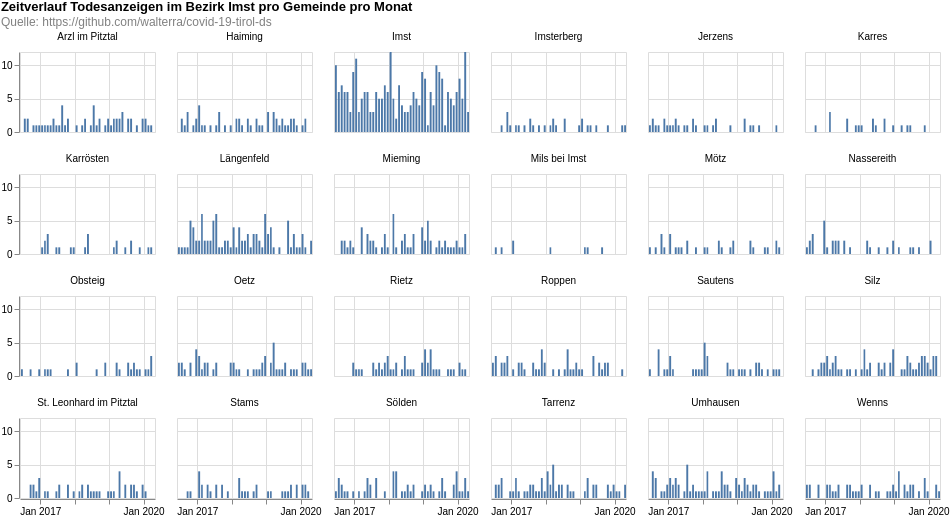

This figure's Vega-Lite source:
### Vega-Lite specification from a JSON file in a GitHub repository (floating-point values rounded to 4 significant figures; data arrays with more than 128 entries replaced by an {"elided": "..."} marker saying what was removed)
{"$schema": "https://vega.github.io/schema/vega-lite/v4.8.1.json", "columns": 6, "config": {"view": {"continuousHeight": 300, "continuousWidth": 400}}, "data": {"name": "data-ab3d001138744a57c2dfd7155d4f0048"}, "datasets": {"data-ab3d001138744a57c2dfd7155d4f0048": {"elided": "1301 records"}}, "facet": {"field": "municipaly", "title": null, "type": "nominal"}, "padding": 0, "spec": {"layer": [{"encoding": {"tooltip": [{"field": "date", "timeUnit": "yearmonth", "type": "temporal"}, {"aggregate": "sum", "field": "count", "type": "quantitative"}], "x": {"field": "date", "timeUnit": "yearmonth", "title": null, "type": "temporal"}, "y": {"aggregate": "sum", "field": "count", "title": null, "type": "quantitative"}}, "height": 80, "mark": "bar", "width": 135}]}, "title": {"color": "black", "subtitle": ["Quelle: https://github.com/walterra/covid-19-tirol-ds"], "subtitleColor": "gray", "text": ["Zeitverlauf Todesanzeigen im Bezirk Imst pro Gemeinde pro Monat"]}}
